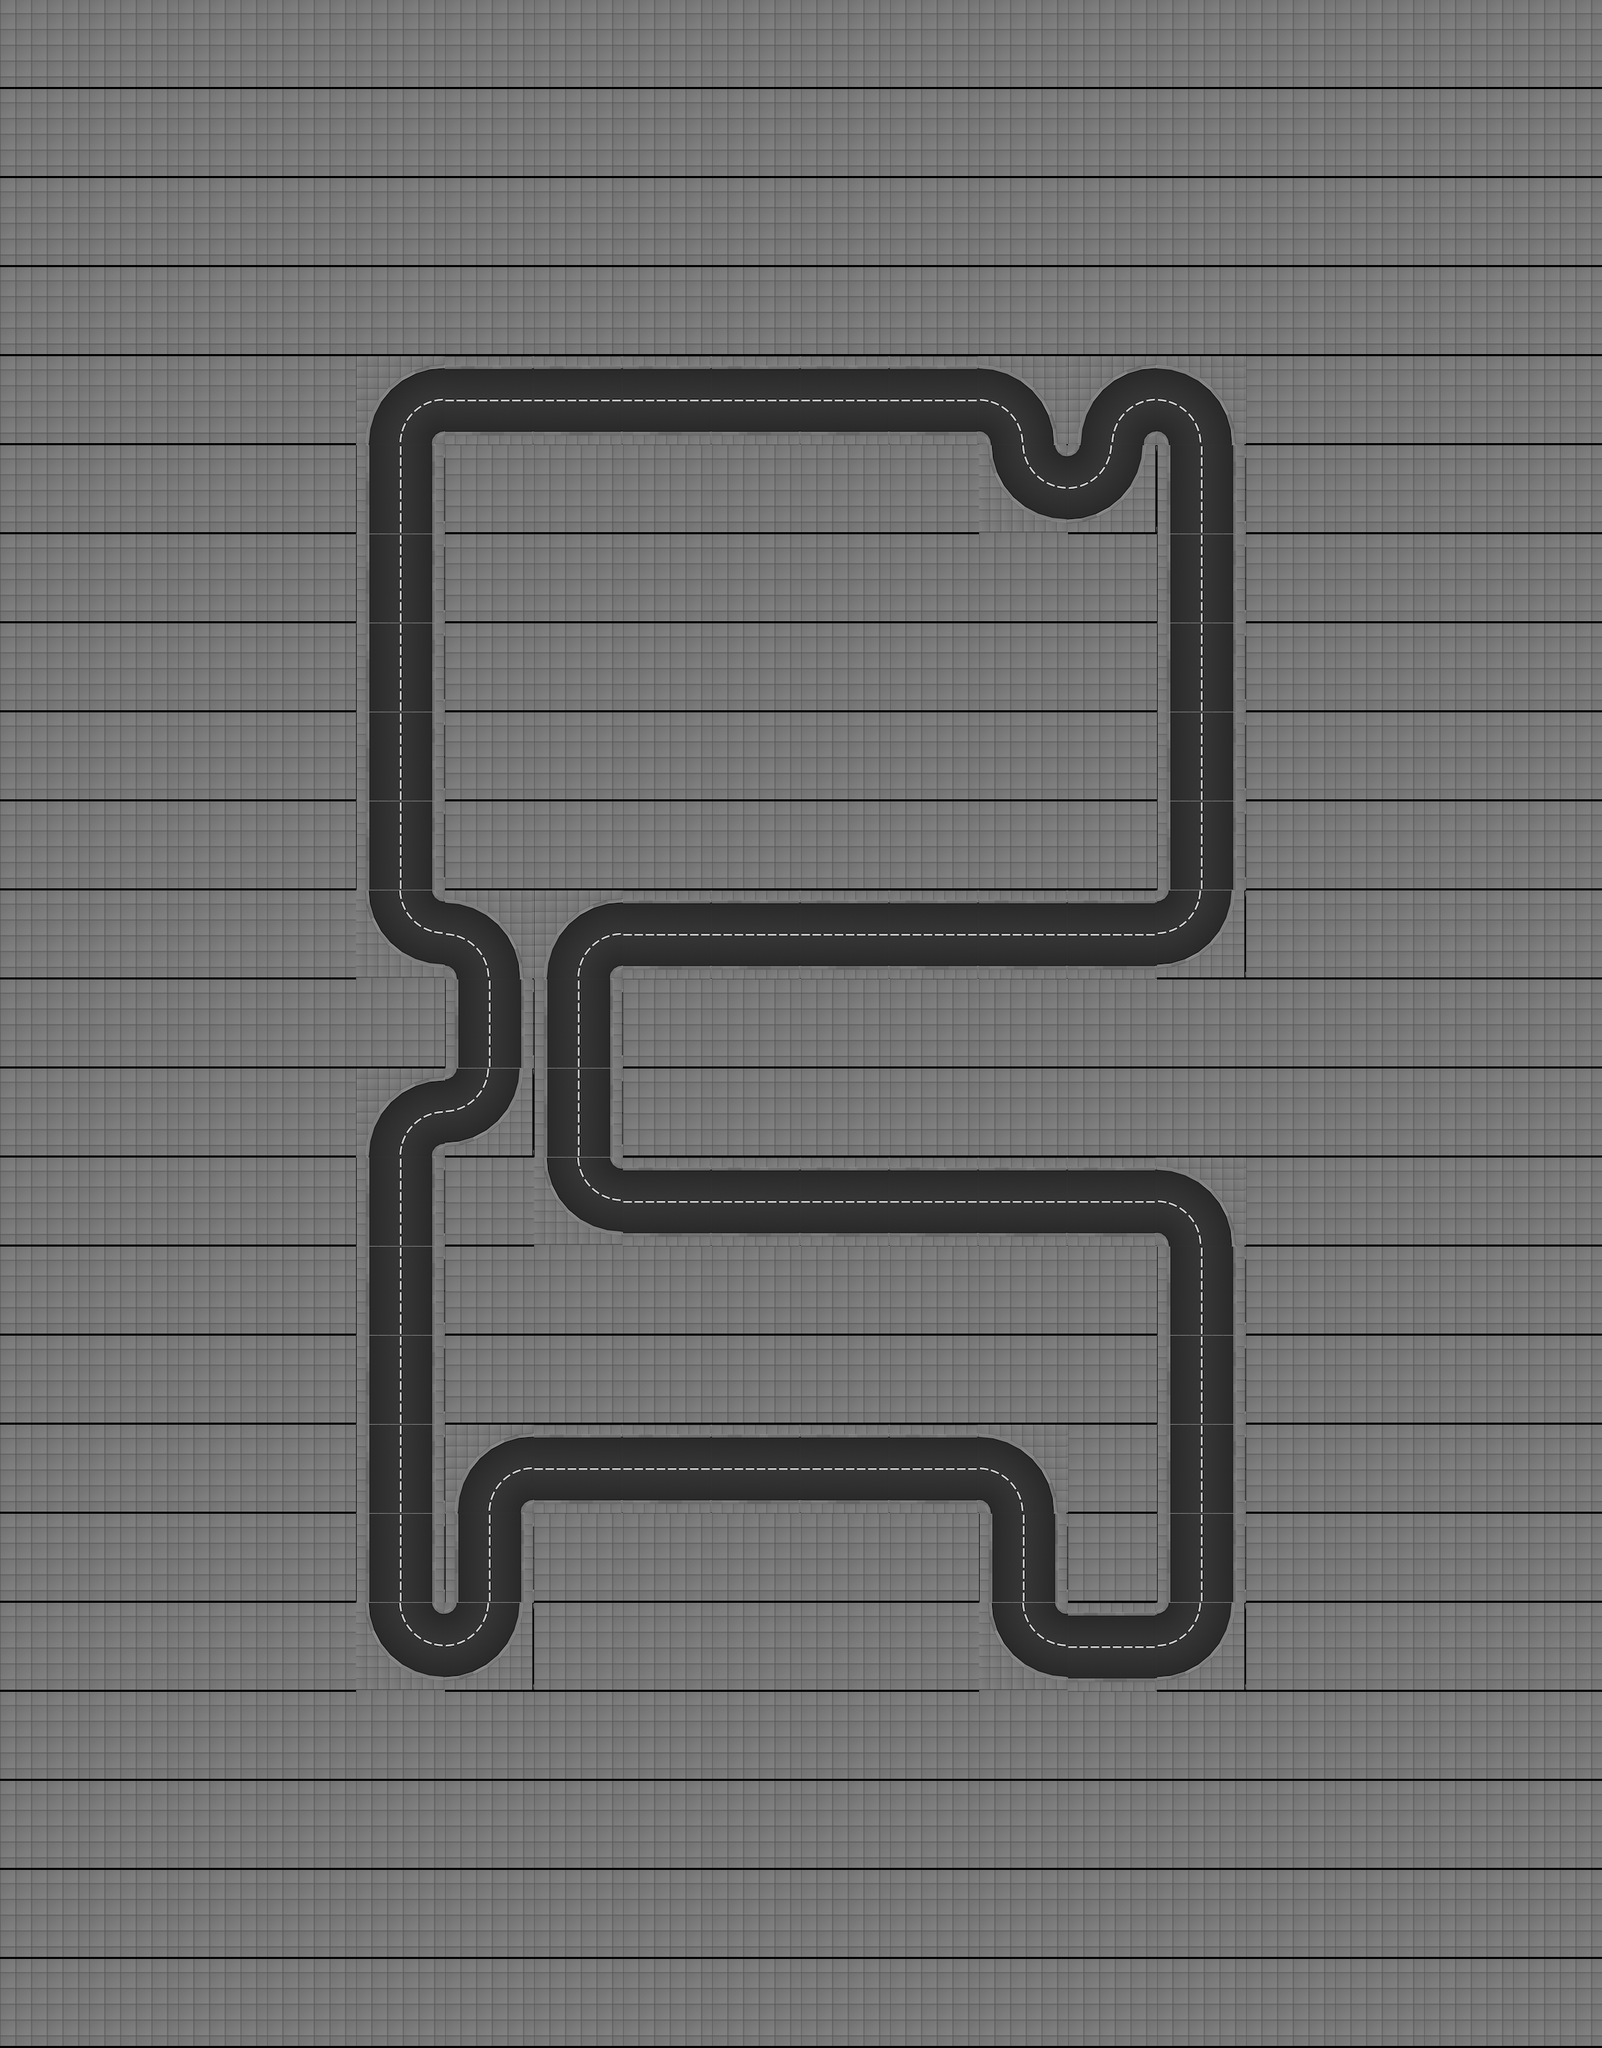

This game map was drawn from its Tiled (.tmx) file and the tilesets committed beside it. A one-line description and the trimmed map source follow:
An orthogonal 18x23 tile map with 128x128 px tiles, 1 tile layer (track), 2 tilesets and 413 objects (61x appartment_roof_01, 27x appartment_ground_floor_02, 19x appartment_ground_floor_03, 15x appartment_ground_floor_01, 7x office_03_ground_floor, ...).

<map height="23" infinite="0" nextlayerid="1" nextobjectid="1" orientation="orthogonal" renderorder="right-down" tiledversion="1.2.2" tileheight="128" tilewidth="128" version="1.2" width="18"><tileset firstgid="1" source="../../gbResources/set_tiles.tsx" /><tileset firstgid="134" source="../../gbResources/set_objects.tsx" /><layer height="23" id="1" name="track" width="18"><data>[414 cells, 414 non-empty, 7 distinct tile ids]</data></layer><objectgroup id="1" name="walls"><object id="1" x="512" y="640"><polyline points="16,0 32,-64 64,-96 128,-112" /></object><object id="2" x="512" y="640"><polyline points="112,0 114,-8 120,-14 128,-16" /></object><object id="3" x="512" y="704.0"><polyline points="16,-64 16,64" /></object><object id="4" x="512" y="704.0"><polyline points="112,-64 112,64" /></object><object id="5" x="512" y="832.0"><polyline points="16,-64 16,64" /></object><object id="6" x="512" y="832.0"><polyline points="112,-64 112,64" /></object><object id="7" x="512" y="960.0"><polyline points="16,-64 16,64" /></object><object id="8" x="512" y="960.0"><polyline points="112,-64 112,64" /></object><object id="9" x="512" y="1088.0"><polyline points="16,-64 16,64" /></object><object id="10" x="512" y="1088.0"><polyline points="112,-64 112,64" /></object><object id="11" x="512" y="1216.0"><polyline points="16,-64 16,64" /></object><object id="12" x="512" y="1216.0"><polyline points="112,-64 112,64" /></object><object id="13" x="512" y="1408"><polyline points="16,-128 32,-64 64,-32 128,-16" /></object><object id="14" x="512" y="1408"><polyline points="112,-128 114,-120 120,-114 128,-112" /></object><object id="15" x="512" y="1664"><polyline points="16,0 32,-64 64,-96 128,-112" /></object><object id="16" x="512" y="1664"><polyline points="112,0 114,-8 120,-14 128,-16" /></object><object id="17" x="512" y="1728.0"><polyline points="16,-64 16,64" /></object><object id="18" x="512" y="1728.0"><polyline points="112,-64 112,64" /></object><object id="19" x="512" y="1856.0"><polyline points="16,-64 16,64" /></object><object id="20" x="512" y="1856.0"><polyline points="112,-64 112,64" /></object><object id="21" x="512" y="1984.0"><polyline points="16,-64 16,64" /></object><object id="22" x="512" y="1984.0"><polyline points="112,-64 112,64" /></object><object id="23" x="512" y="2112.0"><polyline points="16,-64 16,64" /></object><object id="24" x="512" y="2112.0"><polyline points="112,-64 112,64" /></object><object id="25" x="512" y="2240.0"><polyline points="16,-64 16,64" /></object><object id="26" x="512" y="2240.0"><polyline points="112,-64 112,64" /></object><object id="27" x="512" y="2432"><polyline points="16,-128 32,-64 64,-32 128,-16" /></object><object id="28" x="512" y="2432"><polyline points="112,-128 114,-120 120,-114 128,-112" /></object><object id="29" x="640" y="592.0"><polyline points="0,-64 128,-64" /></object><object id="30" x="640" y="560.0"><polyline points="0,64 128,64" /></object><object id="31" x="640" y="1408"><polyline points="0,-112 64,-96 96,-64 112,0" /></object><object id="32" x="640" y="1408"><polyline points="0,-16 8,-14 14,-8 16,0" /></object><object id="33" x="640" y="1472.0"><polyline points="16,-64 16,64" /></object><object id="34" x="640" y="1472.0"><polyline points="112,-64 112,64" /></object><object id="35" x="640" y="1664"><polyline points="112,-128 96,-64 64,-32 0,-16" /></object><object id="36" x="640" y="1664"><polyline points="16,-128 14,-120 8,-114 0,-112" /></object><object id="37" x="640" y="2176"><polyline points="16,0 32,-64 64,-96 128,-112" /></object><object id="38" x="640" y="2176"><polyline points="112,0 114,-8 120,-14 128,-16" /></object><object id="39" x="640" y="2240.0"><polyline points="16,-64 16,64" /></object><object id="40" x="640" y="2240.0"><polyline points="112,-64 112,64" /></object><object id="41" x="640" y="2432"><polyline points="112,-128 96,-64 64,-32 0,-16" /></object><object id="42" x="640" y="2432"><polyline points="16,-128 14,-120 8,-114 0,-112" /></object><object id="43" x="768" y="592.0"><polyline points="0,-64 128,-64" /></object><object id="44" x="768" y="560.0"><polyline points="0,64 128,64" /></object><object id="45" x="768" y="1408"><polyline points="16,0 32,-64 64,-96 128,-112" /></object><object id="46" x="768" y="1408"><polyline points="112,0 114,-8 120,-14 128,-16" /></object><object id="47" x="768" y="1472.0"><polyline points="16,-64 16,64" /></object><object id="48" x="768" y="1472.0"><polyline points="112,-64 112,64" /></object><object id="49" x="768" y="1600.0"><polyline points="16,-64 16,64" /></object><object id="50" x="768" y="1600.0"><polyline points="112,-64 112,64" /></object><object id="51" x="768" y="1792"><polyline points="16,-128 32,-64 64,-32 128,-16" /></object><object id="52" x="768" y="1792"><polyline points="112,-128 114,-120 120,-114 128,-112" /></object><object id="53" x="768" y="2128.0"><polyline points="0,-64 128,-64" /></object><object id="54" x="768" y="2096.0"><polyline points="0,64 128,64" /></object><object id="55" x="896" y="592.0"><polyline points="0,-64 128,-64" /></object><object id="56" x="896" y="560.0"><polyline points="0,64 128,64" /></object><object id="57" x="896" y="1360.0"><polyline points="0,-64 128,-64" /></object><object id="58" x="896" y="1328.0"><polyline points="0,64 128,64" /></object><object id="59" x="896" y="1744.0"><polyline points="0,-64 128,-64" /></object><object id="60" x="896" y="1712.0"><polyline points="0,64 128,64" /></object><object id="61" x="896" y="2128.0"><polyline points="0,-64 128,-64" /></object><object id="62" x="896" y="2096.0"><polyline points="0,64 128,64" /></object><object id="63" x="1024" y="592.0"><polyline points="0,-64 128,-64" /></object><object id="64" x="1024" y="560.0"><polyline points="0,64 128,64" /></object><object id="65" x="1024" y="1360.0"><polyline points="0,-64 128,-64" /></object><object id="66" x="1024" y="1328.0"><polyline points="0,64 128,64" /></object><object id="67" x="1024" y="1744.0"><polyline points="0,-64 128,-64" /></object><object id="68" x="1024" y="1712.0"><polyline points="0,64 128,64" /></object><object id="69" x="1024" y="2128.0"><polyline points="0,-64 128,-64" /></object><object id="70" x="1024" y="2096.0"><polyline points="0,64 128,64" /></object><object id="71" x="1152" y="592.0"><polyline points="0,-64 128,-64" /></object><object id="72" x="1152" y="560.0"><polyline points="0,64 128,64" /></object><object id="73" x="1152" y="1360.0"><polyline points="0,-64 128,-64" /></object><object id="74" x="1152" y="1328.0"><polyline points="0,64 128,64" /></object><object id="75" x="1152" y="1744.0"><polyline points="0,-64 128,-64" /></object><object id="76" x="1152" y="1712.0"><polyline points="0,64 128,64" /></object><object id="77" x="1152" y="2128.0"><polyline points="0,-64 128,-64" /></object><object id="78" x="1152" y="2096.0"><polyline points="0,64 128,64" /></object><object id="79" x="1280" y="592.0"><polyline points="0,-64 128,-64" /></object><object id="80" x="1280" y="560.0"><polyline points="0,64 128,64" /></object><object id="81" x="1280" y="1360.0"><polyline points="0,-64 128,-64" /></object><object id="82" x="1280" y="1328.0"><polyline points="0,64 128,64" /></object><object id="83" x="1280" y="1744.0"><polyline points="0,-64 128,-64" /></object><object id="84" x="1280" y="1712.0"><polyline points="0,64 128,64" /></object></objectgroup><objectgroup id="2" name="route"><!-- 1 objects omitted --></objectgroup><objectgroup id="3" name="lights"><!-- 68 objects omitted --></objectgroup><objectgroup id="4" name="slow_motion_triggers"><!-- 20 objects omitted --></objectgroup><objectgroup id="5" name="speed_up_triggers"><!-- 8 objects omitted --></objectgroup><objectgroup id="6" name="buildings"><!-- 176 objects omitted --></objectgroup><objectgroup id="7" name="spawners"><!-- 4 objects omitted --></objectgroup></map>
<!-- 329 of 413 objects omitted -->
